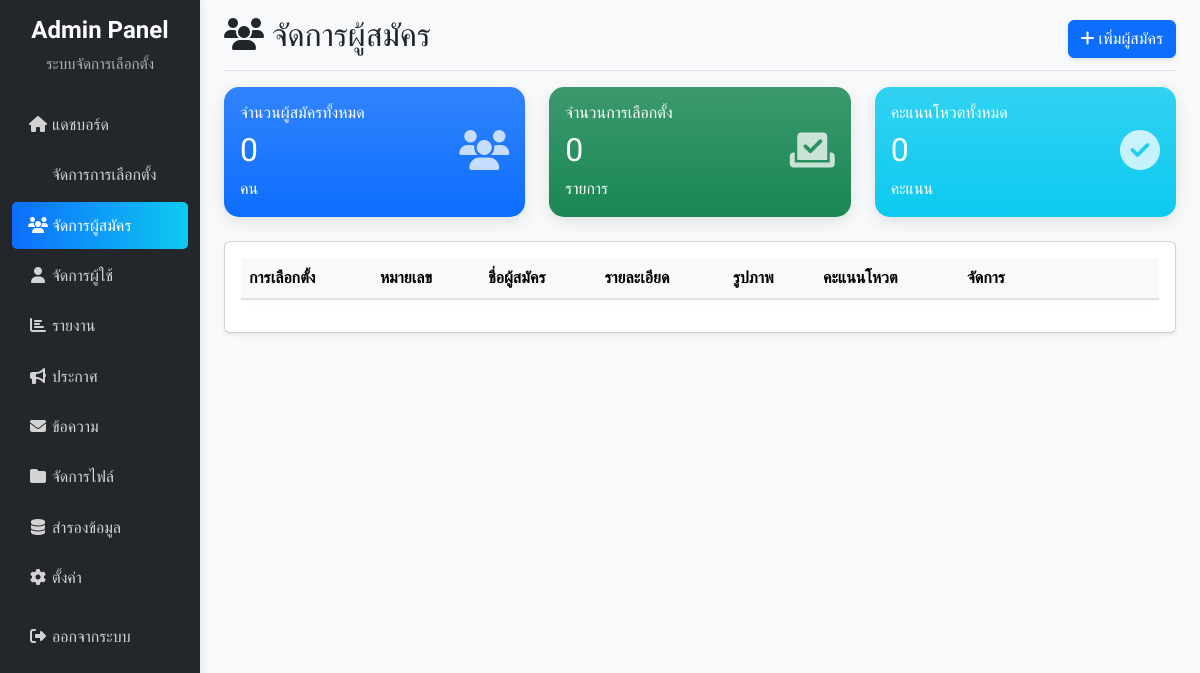
/admin/pages/candidates.php, run on an earlier commit of the app's database.
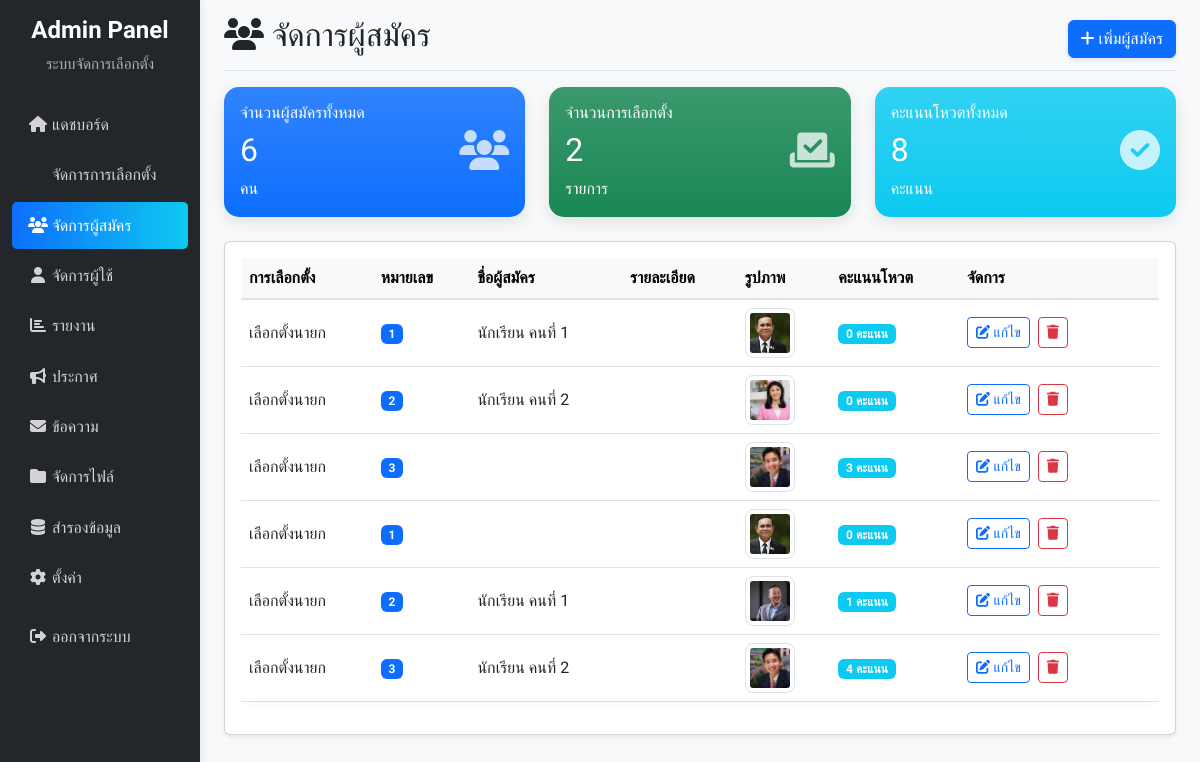
And on a later commit of the database.
### tables this page shows
CREATE TABLE `candidates` (
  `candidate_id` int(11) NOT NULL,
  `vote_id` int(11) NOT NULL,
  `user_id` int(11) NOT NULL,
  `candidate_number` int(11) NOT NULL,
  `description` text DEFAULT NULL,
  `image_path` varchar(255) DEFAULT NULL,
  `vote_count` int(11) DEFAULT 0,
  `created_at` timestamp NOT NULL DEFAULT current_timestamp()
);

CREATE TABLE `voting` (
  `vote_id` int(11) NOT NULL,
  `vote_name` varchar(255) NOT NULL,
  `description` text DEFAULT NULL,
  `date` date NOT NULL,
  `start_time` time NOT NULL,
  `end_time` time NOT NULL,
  `status` enum('draft','active','completed','cancelled') DEFAULT 'draft',
  `total_votes` int(11) DEFAULT 0,
  `created_by` int(11) NOT NULL,
  `created_at` timestamp NOT NULL DEFAULT current_timestamp(),
  `updated_at` timestamp NOT NULL DEFAULT current_timestamp() ON UPDATE current_timestamp()
);

CREATE TABLE `users` (
  `id` int(11) NOT NULL,
  `username` varchar(50) NOT NULL,
  `password` varchar(255) NOT NULL,
  `fullname` varchar(100) NOT NULL,
  `email` varchar(100) NOT NULL,
  `role_id` int(11) NOT NULL DEFAULT 2,
  `status` enum('active','inactive') DEFAULT 'active',
  `created_at` timestamp NOT NULL DEFAULT current_timestamp(),
  `updated_at` timestamp NOT NULL DEFAULT current_timestamp() ON UPDATE current_timestamp()
);

### admin/pages/candidates.php (the view, shortened to what the changed rows need)
<?php
$objCon = connectDB();
$sql = "SELECT c.*, v.vote_name, u.fullname,
        (SELECT COUNT(*) FROM votes vt WHERE vt.candidate_id = c.candidate_id) as vote_count
        FROM candidates c
        LEFT JOIN voting v ON c.vote_id = v.vote_id
        LEFT JOIN users u ON c.user_id = u.id
        ORDER BY v.vote_id DESC, c.candidate_number ASC";
$result = mysqli_query($objCon, $sql);
$stats = [
    'total_candidates' => mysqli_num_rows($result),
    'total_elections' => 0,
    'total_votes' => 0
];
$sql = "SELECT COUNT(DISTINCT vote_id) as total_elections FROM candidates";
$election_result = mysqli_query($objCon, $sql);
if ($election_result) {
    $row = mysqli_fetch_assoc($election_result);
    $stats['total_elections'] = $row['total_elections'];
}
$sql = "SELECT COUNT(*) as total_votes FROM votes";
$votes_result = mysqli_query($objCon, $sql);
if ($votes_result) {
    $row = mysqli_fetch_assoc($votes_result);
    $stats['total_votes'] = $row['total_votes'];
}
?>
<!DOCTYPE html>
<html lang="th">
<head>
    <link href="../../bootstrap523/css/bootstrap.min.css" rel="stylesheet">
    <link rel="stylesheet" href="https://cdnjs.cloudflare.com/ajax/libs/font-awesome/6.4.0/css/all.min.css">
</head>
<body>
<div class="container-fluid">
    <div class="row">
        <main class="col-md-9 ms-sm-auto col-lg-10 px-md-4">
            <div class="d-flex justify-content-between flex-wrap flex-md-nowrap align-items-center pt-3 pb-2 mb-3 border-bottom">
                <h1 class="h2">
                    <i class="fas fa-users me-2"></i>จัดการผู้สมัคร
                </h1>
            </div>
            <div class="row mb-4">
                <div class="col-md-4">
                    <div class="card stats-card bg-primary bg-gradient text-white">
                        <div class="card-body">
                            <div class="d-flex justify-content-between align-items-center">
                                <div>
                                    <h6 class="card-title mb-0">จำนวนผู้สมัครทั้งหมด</h6>
                                    <h2 class="my-2"><?php echo number_format($stats['total_candidates']); ?></h2>
                                    <p class="card-text mb-0">คน</p>
                                </div>
                            </div>
                        </div>
                    </div>
                </div>
                <div class="col-md-4">
                    <div class="card stats-card bg-success bg-gradient text-white">
                        <div class="card-body">
                            <div class="d-flex justify-content-between align-items-center">
                                <div>
                                    <h6 class="card-title mb-0">จำนวนการเลือกตั้ง</h6>
                                    <h2 class="my-2"><?php echo number_format($stats['total_elections']); ?></h2>
                                    <p class="card-text mb-0">รายการ</p>
                                </div>
                            </div>
                        </div>
                    </div>
                </div>
                <div class="col-md-4">
                    <div class="card stats-card bg-info bg-gradient text-white">
                        <div class="card-body">
                            <div class="d-flex justify-content-between align-items-center">
                                <div>
                                    <h6 class="card-title mb-0">คะแนนโหวตทั้งหมด</h6>
                                    <h2 class="my-2"><?php echo number_format($stats['total_votes']); ?></h2>
                                    <p class="card-text mb-0">คะแนน</p>
                                </div>
                            </div>
                        </div>
                    </div>
                </div>
            </div>
            <div class="card shadow-sm">
                <div class="card-body">
                    <div class="table-responsive">
                        <table class="table table-hover align-middle">
                            <thead class="table-light">
                                <tr>
                                    <th>การเลือกตั้ง</th>
                                    <th>หมายเลข</th>
                                    <th>ชื่อผู้สมัคร</th>
                                    <th>รายละเอียด</th>
                                    <th>รูปภาพ</th>
                                    <th>คะแนนโหวต</th>
                                    <th width="200">จัดการ</th>
                                </tr>
                            </thead>
                            <tbody>
                                <?php while ($row = mysqli_fetch_assoc($result)): ?>
                                    <tr>
                                        <td><?php echo htmlspecialchars($row['vote_name']); ?></td>
                                        <td>
                                            <span class="badge bg-primary">
                                                <?php echo $row['candidate_number']; ?>
                                            </span>
                                        </td>
                                        <td><?php echo htmlspecialchars($row['fullname']); ?></td>
                                        <td><?php echo htmlspecialchars($row['description']); ?></td>
                                        <td>
                                            <?php if ($row['image_path']): ?>
                                                <img src="../../<?php echo htmlspecialchars($row['image_path']); ?>"
                                                     alt="รูปผู้สมัคร" class="img-thumbnail"
                                                     style="width: 50px; height: 50px; object-fit: cover;">
                                            <?php endif; ?>
                                        </td>
                                        <td>
                                            <span class="badge bg-info">
                                                <?php echo number_format($row['vote_count']); ?> คะแนน
                                            </span>
                                        </td>
                                        <td>
                                            <a href="candidate_edit.php?id=<?php echo $row['candidate_id']; ?>"
                                               class="btn btn-sm btn-outline-primary me-1">
                                                <i class="fas fa-edit"></i> แก้ไข
                                            </a>
                                            <button type="button"
                                                    class="btn btn-sm btn-outline-danger"
                                                    onclick="confirmDelete(<?php echo $row['candidate_id']; ?>)">
                                                <i class="fas fa-trash"></i>
                                            </button>
                                        </td>
                                    </tr>
                                <?php endwhile; ?>
                            </tbody>
                        </table>
                    </div>
                </div>
            </div>
        </main>
    </div>
</div>
</body>
</html>

What changed in the data, as far as the page shows it:
added candidates: vote.vote_name "เลือกตั้งนายก", candidate_number "1", user.fullname "นักเรียน คนที่ 1", image_path (picture), vote_count "0"
added candidates: vote.vote_name "เลือกตั้งนายก", candidate_number "2", user.fullname "นักเรียน คนที่ 2", image_path (picture), vote_count "0"
added candidates: vote.vote_name "เลือกตั้งนายก", candidate_number "3", image_path (picture), vote_count "3"
added candidates: vote.vote_name "เลือกตั้งนายก", candidate_number "1", image_path (picture), vote_count "0"
added candidates: vote.vote_name "เลือกตั้งนายก", candidate_number "2", user.fullname "นักเรียน คนที่ 1", image_path (picture), vote_count "1"
added candidates: vote.vote_name "เลือกตั้งนายก", candidate_number "3", user.fullname "นักเรียน คนที่ 2", image_path (picture), vote_count "4"
Also different on the page:
$stats['total_candidates']: "0" → "6"
$stats['total_elections']: "0" → "2"
$stats['total_votes']: "0" → "8"
